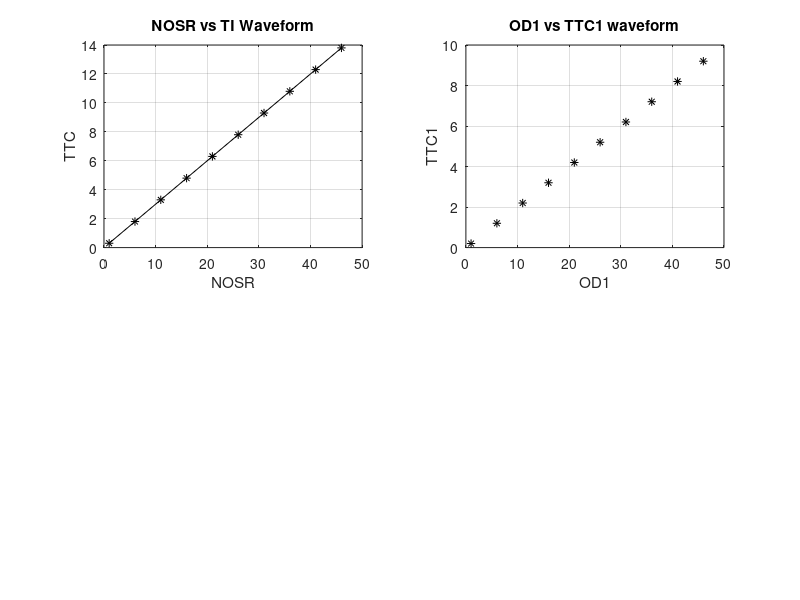

Reproduce this figure in MATLAB.
clear all;
clc;
TD=100;
OD = 30;
NOSR = 1:5:50;
TCPS = OD/TD;
TTC = NOSR*TCPS;
subplot(2,2,1);
plot(NOSR, TTC,'-*black')
title('NOSR vs TI Waveform');
xlabel('NOSR')
ylabel('TTC')
hold on;
grid on;

OD1 = 1:5:50;
TD1 = 100;
NOSR1 = 20;
TCPS1 = OD1/TD1;
TTC1 = NOSR1*TCPS1;
subplot(2,2,2);
plot(OD1,TTC1,'*black')
title('OD1 vs TTC1 waveform');
xlabel('OD1')
ylabel('TTC1')
grid on;
hold on;
